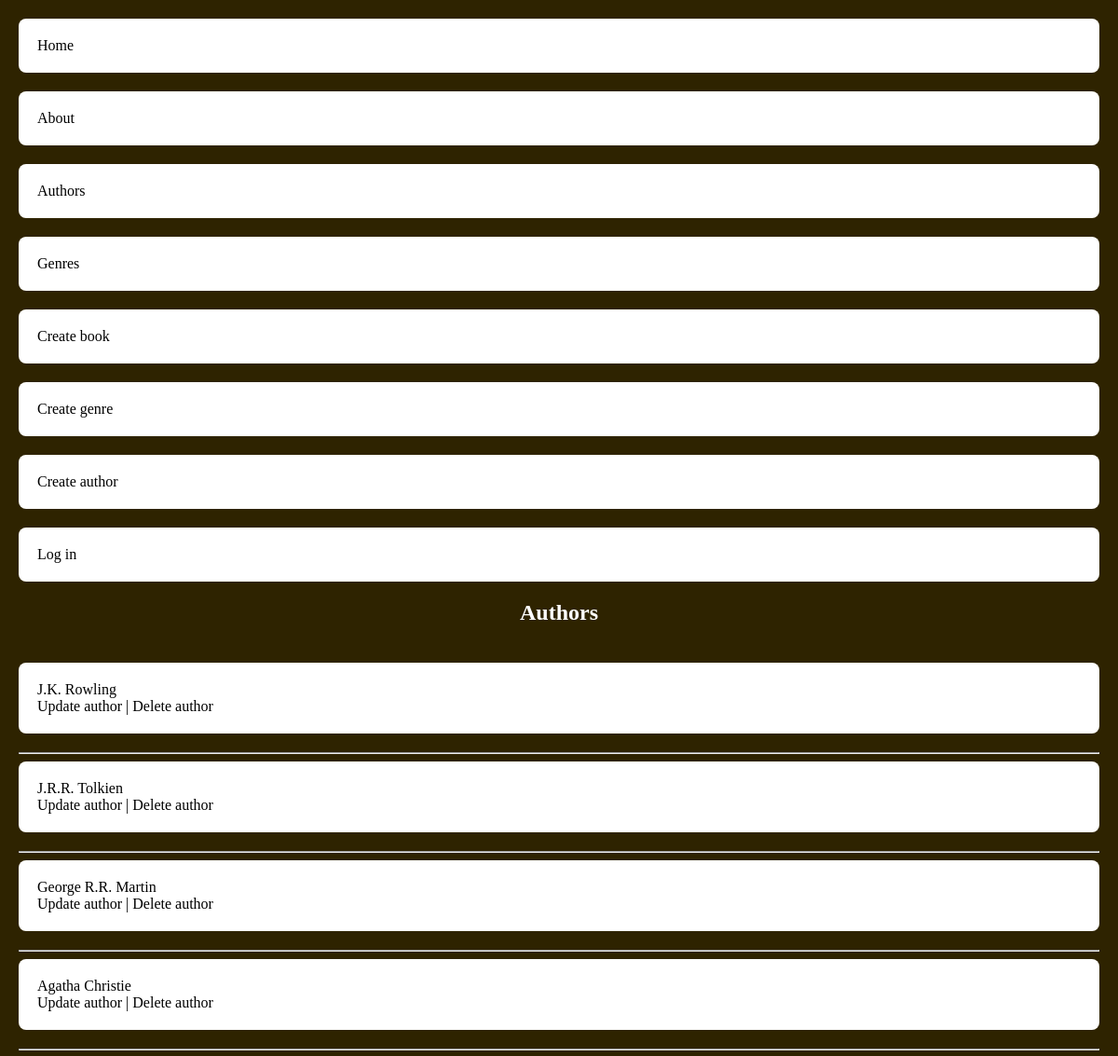
/library/authors/ (upper part), run on an earlier commit of the app's database.
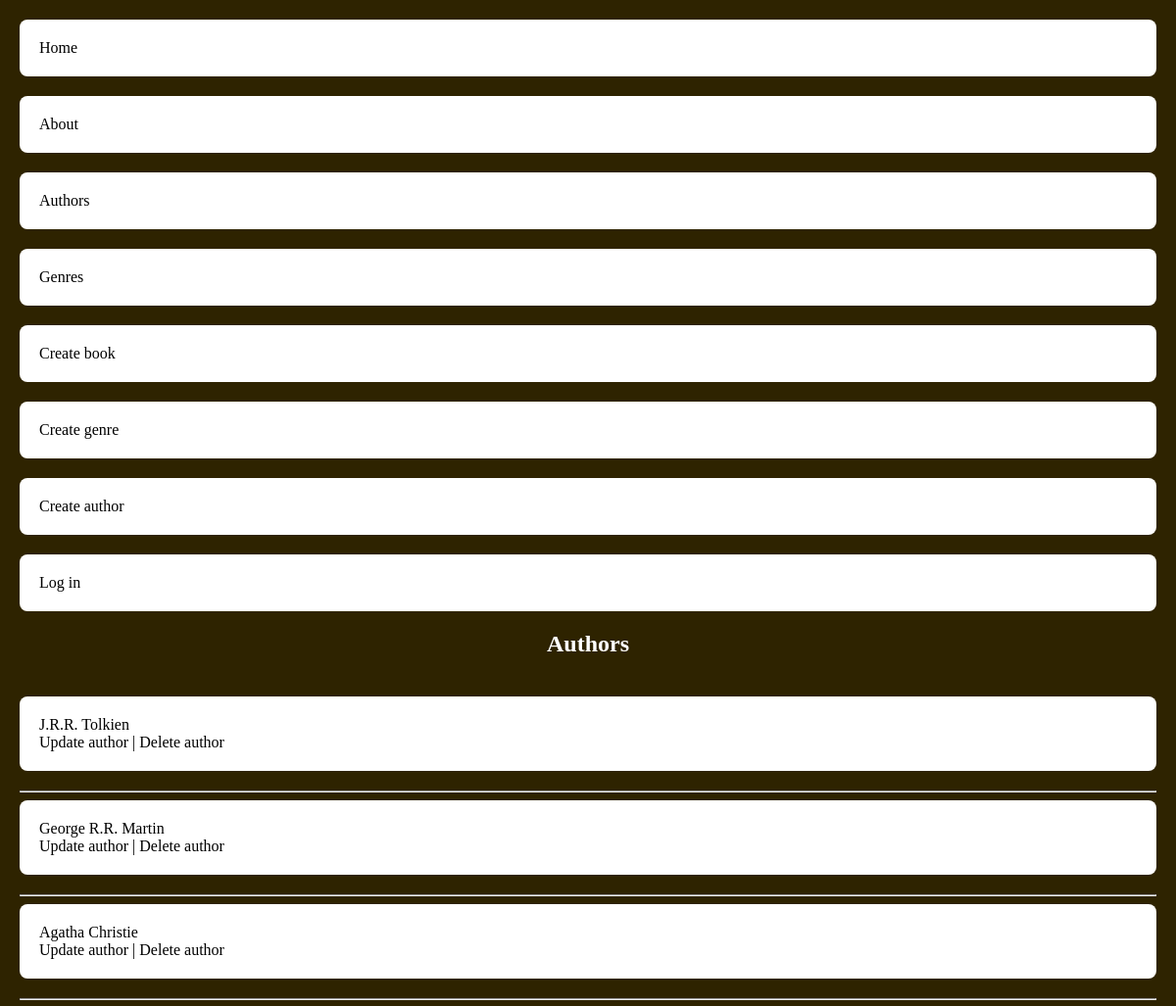
And on a later commit of the database.
### library/models.py (models this page shows, shortened)
class Author(models.Model):
    name = models.CharField(max_length=100, db_index=True)

### library/views.py (the view)
# urls.py: path('authors/', views.authors, name='authors'),
def authors(request):
    authors = Author.objects.all()
    context = {"title": "Authors", 'authors': authors}
    return render(request, 'library/authors.html', context=context)

### library/templatetags/tags.py (called while the page is built)
@register.simple_tag()
def get_menu():
    return views.menu

### library/templates/library/authors.html
{%extends 'base.html'%}
{%block content%}
    <h2>{{title}}</h2>
    <ul>
        {%for author in authors%}
        <li><a href="{% url 'author_by_id' author.id %}"> {{author.name}} </a> <br>
            <a href="{% url 'update_author' author.id %}"> Update author </a> |
            <a href="{% url 'delete_author' author.id %}"> Delete author </a>
        </li>
        <hr>
        {%endfor%}
    </ul>
{%endblock%}

What changed in the data, as far as the page shows it:
removed Author: name "J.K. Rowling"
